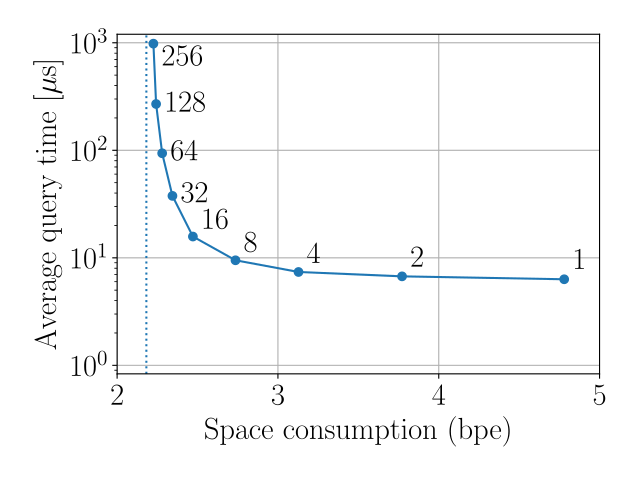

The Python source for this figure:
import sys

import numpy as np
import matplotlib.pyplot as plt

for_paper = True


py_name = sys.argv[0]
txt_name = py_name.replace(".py", ".txt")
fig_name = py_name.replace(".py", ".pdf" if for_paper else ".png")

plt.rcParams["font.size"] = 22
if for_paper:
    plt.rcParams["text.usetex"] = True
    plt.rcParams["font.family"] = "Times New Roman"


with open(txt_name) as f:
    lines = f.readlines()


print(lines.pop(0).rstrip())  # date
lines.pop(0)
n = int(lines.pop(0).split()[-1])  # n
q = int(lines.pop(0).split()[-1])  # q


step = 19


def lines_to_np(lines, start, step, index=-1):
    return np.array(
        list(map(lambda line: int(line.split()[index]), lines[start::step]))
    )


Ws = lines_to_np(lines, 0, step)
total = lines_to_np(lines, 4, step)
query = lines_to_np(lines, 18, step, -2)

total = total / n
query = query / q * 1e3

necessary_indices = [6, 10, 12]
necessary_arr = 0
for idx in necessary_indices:
    necessary_arr += lines_to_np(lines, idx, step)

necessary = necessary_arr[0]
assert np.all(necessary == necessary_arr)
print(necessary / n)

fig, ax = plt.subplots()

ax.set_xlabel("Space consumption (bpe)")
ax.set_xlim(2, 5)
ax.set_yscale("log")
ax.set_ylabel("Average query time [$\mu$s]")
ax.set_ylim(10 / 12, 12 * 100)
ax.grid()
ax.plot(total, query, marker="o")

for i, (t, q, w) in enumerate(zip(total, query, Ws)):
    shiftx = 0.05
    prody = 1.1 ** (1 - i / 7)
    if w == 256:
        ax.text(t + shiftx, q * prody, str(w), ha="left", va="top")
    elif w >= 32:
        ax.text(t + shiftx, q * prody, str(w), ha="left", va="center")
    else:
        ax.text(t + shiftx, q * prody, str(w), ha="left", va="bottom")


ax.axvline(necessary / n, linestyle="dotted")
# ax.set_xlabel("Tree-covering parameter $B$")
# ax.set_ylabel("Space consumption (bpe)")

plt.tight_layout()
plt.savefig(fig_name)
